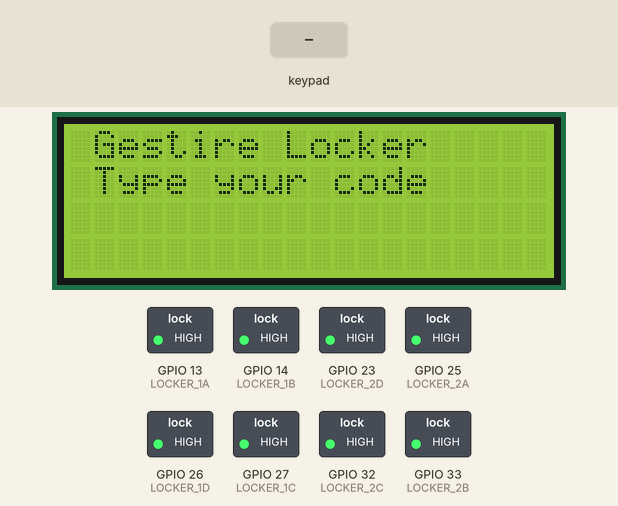
Simulated run of this program. Board: ESP32. Shown: 20×4 character LCD, switched loads named in the program (green lamp = pin HIGH). The inputs (shaded band) are chosen by the test bench. WiFi joins after 1.5 s; servers stay silent unless stated; uploads are accepted with an empty reply; what the program prints to the serial monitor is not drawn.

Above: at 3.7 s.
3.8 s: keypad keys 1 2 3 4 # pressed 0.4 s apart
At 6.3 s:
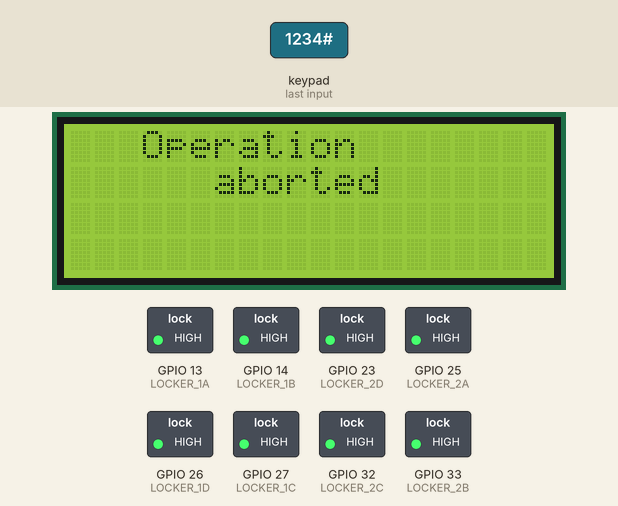
7.3 s: key '2' pressed
10.3 s: key '1' pressed
At 11.4 s:
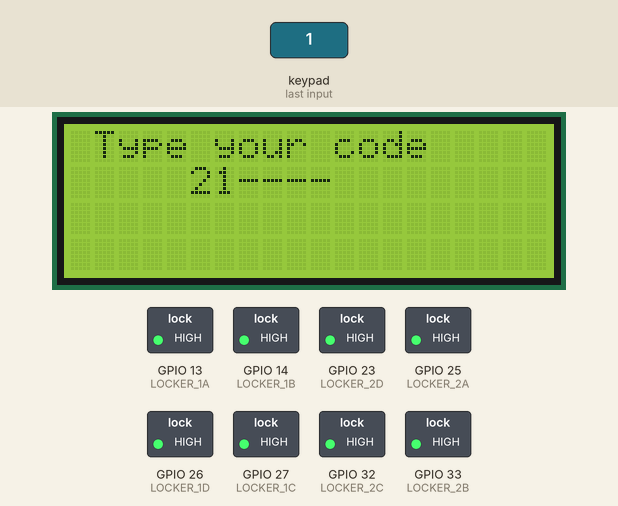
12.1 s: keypad keys 1 2 3 4 pressed 0.4 s apart
At 13.8 s:
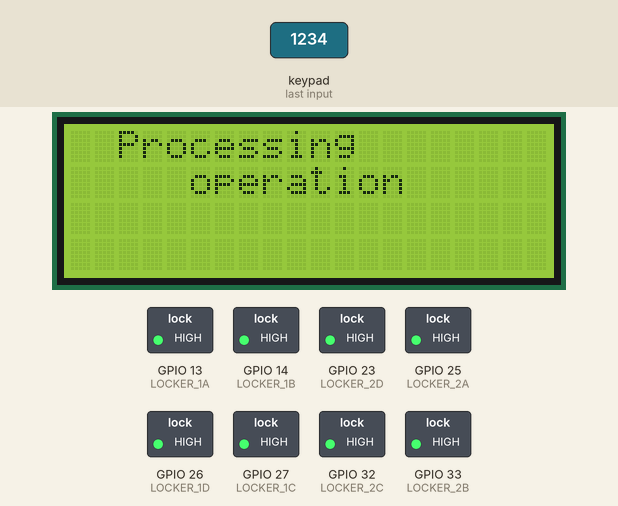
Timing chart, 0 to 15.3 s (numbered marks = the images above; inputs shaded):
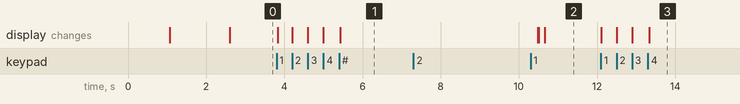

Measured:
- after the input at 3.8 s, the display: first changes at once (image 1 shows a later state)
- after the input at 7.3 s, every drawn part: stays the same
- after the input at 12.1 s, the display: first changes at once (image 3 shows a later state)

The program:

main.cpp
```cpp
#include <Arduino.h>
#include "WiFi.h"
#include <HTTPClient.h>
#include <Keypad.h>
#include <Wire.h>
#include <LiquidCrystal_I2C.h>
#include <ArduinoJson.h>

// Relay pin definitions
#define LOCKER_1A 13
#define LOCKER_1B 14
#define LOCKER_1C 27
#define LOCKER_1D 26
#define LOCKER_2A 25
#define LOCKER_2B 33
#define LOCKER_2C 32
#define LOCKER_2D 23

// Keypad pin definitions
#define KB_BLACK 15
#define KB_WHITE 4
#define KB_GRAY 16
#define KB_PURPLE 17
#define KB_BLUE 5
#define KB_GREEN 18
#define KB_YELLOW 19

// WiFi configs
const char *ssid = "";
const char *password = "";

// API configs
const char *API_URL = "http://gestire.miguelovila.com/api";
const char *API_SECRET = "farto_da_papelada_de_analise_de_sistemas";

// Keypad configs
char keys[4][3] = {
    {'1', '2', '3'},
    {'4', '5', '6'},
    {'7', '8', '9'},
    {'*', '0', '#'}};
byte pin_rows[4] = {KB_BLACK, KB_WHITE, KB_GRAY, KB_PURPLE};
byte pin_column[3] = {KB_BLUE, KB_GREEN, KB_YELLOW};
Keypad keypad = Keypad(makeKeymap(keys), pin_rows, pin_column, 4, 3);

// LCD configs
LiquidCrystal_I2C lcd(0x27, 20, 4);

// State machine
enum State
{
    S_IDLE,
    S_INPUT,
    S_ABORTED,
    S_PROCESSING,
    S_INVALID,
    S_GET,
    S_PUT,
    S_ERROR
};
State state = S_IDLE;

char *locker;

void setup()
{
    delay(1000);
    Serial.begin(115200);
    Serial.println("[INFO] Starting Locker System");

    Serial.println("[INFO] Setting up pins");
    pinMode(LOCKER_1A, OUTPUT);
    digitalWrite(LOCKER_1A, HIGH);
    pinMode(LOCKER_1B, OUTPUT);
    digitalWrite(LOCKER_1B, HIGH);
    pinMode(LOCKER_1C, OUTPUT);
    digitalWrite(LOCKER_1C, HIGH);
    pinMode(LOCKER_1D, OUTPUT);
    digitalWrite(LOCKER_1D, HIGH);
    pinMode(LOCKER_2A, OUTPUT);
    digitalWrite(LOCKER_2A, HIGH);
    pinMode(LOCKER_2B, OUTPUT);
    digitalWrite(LOCKER_2B, HIGH);
    pinMode(LOCKER_2C, OUTPUT);
    digitalWrite(LOCKER_2C, HIGH);
    pinMode(LOCKER_2D, OUTPUT);
    digitalWrite(LOCKER_2D, HIGH);
    Serial.println("[INFO] Pins setup done");

    Serial.println("[INFO] Setting up LCD");
    lcd.init();
    lcd.backlight();
    Serial.println("[INFO] LCD setup done");

    Serial.print("[INFO] Setting up WiFi");
    WiFi.mode(WIFI_STA);
    WiFi.begin(ssid, password);
    while (WiFi.status() != WL_CONNECTED)
    {
        Serial.print(".");
        delay(500);
    }
    Serial.println("\n[INFO] WiFi connected");

    Serial.print("[INFO] IP address: ");
    Serial.println(WiFi.localIP());

    Serial.println("[INFO] Setup done");
}

char code[7] = "------";

void open_close_locker(const char *locker, int opn)
{
    int lockerPin = 0;

    if (strcmp(locker, "1A") == 0)
    {
        lockerPin = LOCKER_1A;
    }
    else if (strcmp(locker, "1B") == 0)
    {
        lockerPin = LOCKER_1B;
    }
    else if (strcmp(locker, "1C") == 0)
    {
        lockerPin = LOCKER_1C;
    }
    else if (strcmp(locker, "1D") == 0)
    {
        lockerPin = LOCKER_1D;
    }
    else if (strcmp(locker, "2A") == 0)
    {
        lockerPin = LOCKER_2A;
    }
    else if (strcmp(locker, "2B") == 0)
    {
        lockerPin = LOCKER_2B;
    }
    else if (strcmp(locker, "2C") == 0)
    {
        lockerPin = LOCKER_2C;
    }
    else if (strcmp(locker, "2D") == 0)
    {
        lockerPin = LOCKER_2D;
    }
    else
    {
        return;
    }

    digitalWrite(lockerPin, !opn);
}

void loop()
{
    switch (state)
    {
    case S_IDLE:
    {
        lcd.clear();
        lcd.setCursor(0, 0);
        lcd.print(" Gestire Locker ");
        lcd.setCursor(0, 1);
        lcd.print(" Type your code ");

        for (int i = 0; i < 6; i++)
        {
            code[i] = '-';
        }
        delete[] locker;

        while (1)
        {
            char key = keypad.getKey();
            if (key && key != '#' && key != '*')
            {
                code[0] = key;
                state = S_INPUT;
                break;
            }
        }
    }
    break;
    case S_INPUT:
    {
        lcd.clear();
        lcd.setCursor(0, 0);
        lcd.print(" Type your code ");
        lcd.setCursor(5, 1);
        for (int i = 0; i < 6; i++)
        {
            lcd.print(code[i]);
        }
        int i = 1;
        while (i < 6)
        {
            char key = keypad.getKey();
            if (key)
            {
                if (key == '#')
                {
                    state = S_ABORTED;
                    break;
                }
                else if (key == '*')
                {
                    if (i > 0)
                    {
                        i--;
                        code[i] = '-';
                        lcd.setCursor(5 + i, 1);
                        lcd.print(code[i]);
                    }
                    continue;
                }
                code[i] = key;
                lcd.setCursor(5 + i, 1);
                lcd.print(code[i]);
                i++;
            }
        }
        if (state != S_ABORTED)
        {
            state = S_PROCESSING;
        }
    }
    break;
    case S_ABORTED:
    {
        lcd.clear();
        lcd.setCursor(0, 0);
        lcd.print("   Operation    ");
        lcd.setCursor(0, 1);
        lcd.print("      aborted   ");
        delay(5000);
        state = S_IDLE;
    }
    break;
    case S_PROCESSING:
    {
        lcd.clear();
        lcd.setCursor(0, 0);
        lcd.print("  Processing    ");
        lcd.setCursor(0, 1);
        lcd.print("     operation  ");

        // Send post request to API with a JSON containing the api secret
        HTTPClient http;
        char url[50];
        snprintf(url, sizeof(url), "%s/locker/%s", API_URL, code);

        const size_t capacity = JSON_OBJECT_SIZE(1) + 30;
        DynamicJsonDocument jsonDoc(capacity);
        jsonDoc["token"] = API_SECRET;

        String jsonPayload;
        serializeJson(jsonDoc, jsonPayload);

        http.begin(url);
        Serial.print("[INFO] Sending request to ");
        Serial.println(url);
        http.addHeader("Content-Type", "application/json");
        int httpResponseCode = http.POST(jsonPayload);

        if (httpResponseCode > 0)
        {
            String payload = http.getString();
            Serial.println(httpResponseCode);
            Serial.println(payload);
            if (httpResponseCode == 400)
            {
                Serial.println("[ERROR 400] Invalid code");
                state = S_INVALID;
            }
            else if (httpResponseCode == 200)
            {
                Serial.println("[INFO] Code valid");
                const size_t capacity = JSON_OBJECT_SIZE(2) + 30;
                DynamicJsonDocument jsonDoc(capacity);
                deserializeJson(jsonDoc, payload);
                const char *type = jsonDoc["type"];
                const char *lockerValue = jsonDoc["locker"];
                locker = new char[strlen(lockerValue) + 1];
                strcpy(locker, lockerValue);
                Serial.print("[INFO] Type: ");
                if (strcmp(type, "put") == 0)
                {
                    Serial.println("put");
                    state = S_PUT;
                }
                else if (strcmp(type, "get") == 0)
                {
                    Serial.println("get");
                    state = S_GET;
                }
                else
                {
                    Serial.println("Error on HTTP request 1");
                    state = S_ERROR;
                }
            }
            else
            {
                Serial.println("Error on HTTP request 2");
                state = S_ERROR;
            }
        }
        else
        {
            Serial.println("Error on HTTP request 3");
            state = S_ERROR;
        }
        delay(2000);
    }
    break;
    case S_PUT:
    {
        lcd.clear();
        lcd.setCursor(0, 0);
        lcd.print("  Return it to  ");
        lcd.setCursor(0, 1);
        lcd.print("       ");
        lcd.print(locker);
        open_close_locker(locker, 1);
        delay(10000);
        open_close_locker(locker, 0);
        state = S_IDLE;
    }
    break;
    case S_GET:
    {
        lcd.clear();
        lcd.setCursor(0, 0);
        lcd.print("  Take it from  ");
        lcd.setCursor(0, 1);
        lcd.print("       ");
        lcd.print(locker);
        open_close_locker(locker, 1);
        delay(10000);
        open_close_locker(locker, 0);
        state = S_IDLE;
    }
    break;
    case S_ERROR:
    {
        lcd.clear();
        lcd.setCursor(0, 0);
        lcd.print("   Operation    ");
        lcd.setCursor(0, 1);
        lcd.print("       failed   ");
        delay(3000);
        state = S_IDLE;
    }
    break;
    case S_INVALID:
    {
        lcd.clear();
        lcd.setCursor(0, 0);
        lcd.print("    Invalid     ");
        lcd.setCursor(0, 1);
        lcd.print("        code    ");
        delay(3000);
        state = S_IDLE;
    }
    default:
        break;
    }
}
```
